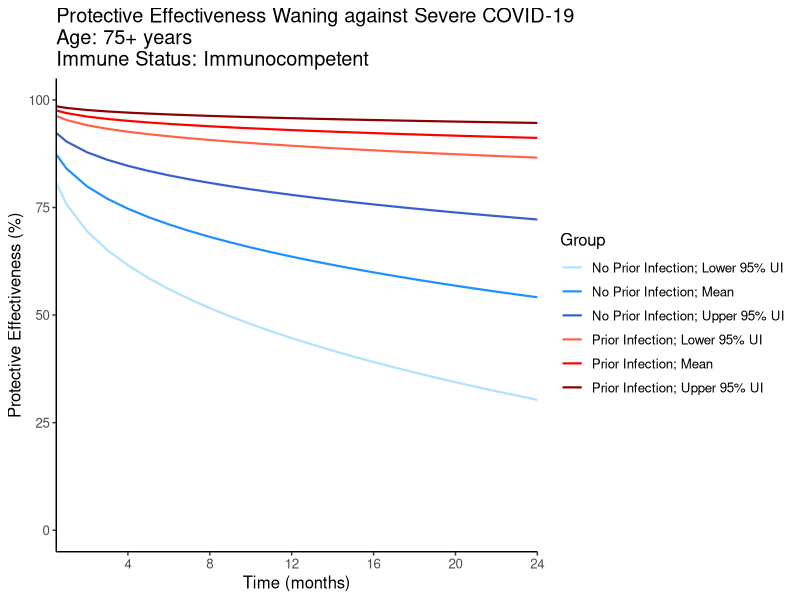
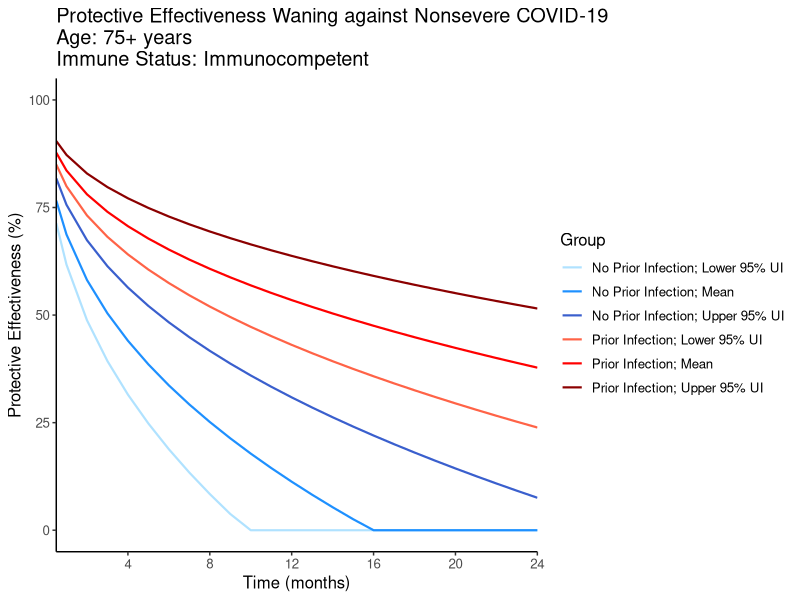

Recreate these plots in R, in order. (Note: this script raises an error after producing the figures.)
###################################################################################################
#Title: Plots for Waning Predictions
#Author: Hailey Park
#Date: August 27, 2023
###################################################################################################

rm(list=ls())

setwd(here::here())

#Loading in libraries
library(readr)
library(dplyr)
library(tidyverse)
library(ggplot2)
library(tidyr)
library(tibble)
library(reshape2)


#Load in dataset (can switch out with immunoMild and immunoSevere waning curves here)
severe_waning_data <- read.csv("results/waning-predictions/main/severe_waning_predictions_monthly.csv")[,-1]
nonsevere_waning_data <- read.csv("results/waning-predictions/main/nonsevere_waning_predictions_monthly.csv")[,-1]

severe_waning_data_mean <- severe_waning_data %>% filter(estimate == "mean")
severe_waning_data_upper <- severe_waning_data %>% filter(estimate == "upper")
severe_waning_data_lower <- severe_waning_data %>% filter(estimate == "lower")

nonsevere_waning_data_mean <- nonsevere_waning_data %>% filter(estimate == "mean")
nonsevere_waning_data_upper <- nonsevere_waning_data %>% filter(estimate == "upper")
nonsevere_waning_data_lower <- nonsevere_waning_data %>% filter(estimate == "lower")

###################################################################################################
#Plots with 95% UI by risk group

#combine datasets
combined_severe <- rbind(severe_waning_data_mean %>% mutate(estimate = 'Mean'),
                  severe_waning_data_upper %>% mutate(estimate = 'Upper 95% UI'),
                  severe_waning_data_lower %>% mutate(estimate = 'Lower 95% UI')) %>%
  mutate(group = if_else(prior_inf == 1, paste0("Prior Infection; ", estimate),
                         paste0("No Prior Infection; ", estimate)))
combined_nonsevere <- rbind(nonsevere_waning_data_mean %>% mutate(estimate = 'Mean'),
                         nonsevere_waning_data_upper %>% mutate(estimate = 'Upper 95% UI'),
                         nonsevere_waning_data_lower %>% mutate(estimate = 'Lower 95% UI')) %>%
  mutate(group = if_else(prior_inf == 1, paste0("Prior Infection; ", estimate),
                         paste0("No Prior Infection; ", estimate)))


#Loop through each age group and create plots
plot_list = list()
age_groups <- c("18-49 years", "50-64 years", "65-74 years", "75+ years")

for (i in 1:4) {
  age <- age_groups[i]
  age_data_severe <- combined_severe %>% filter(age_group == age) 
  age_data_nonsevere <- combined_nonsevere %>% filter(age_group == age) 
  
  
  p <- ggplot(age_data_severe, aes(x = months, y = ve_pred * 100, color = group)) +
    geom_line(linewidth = .75) +
    ggtitle(paste0("Protective Effectiveness Waning against Severe COVID-19\nAge: ", age, "\nImmune Status: Immunocompetent")) +
    ylab("Protective Effectiveness (%)")+
    xlab("Time (months)") +
    labs(color='Group') +
    ylim(0,100) +
    theme(panel.grid.major = element_blank(), panel.grid.minor = element_blank(),
          panel.background = element_blank(), axis.line = element_line(colour = "black"),
          text = element_text(size=12))+
    scale_x_continuous(breaks=c(0,4,8,12,16,20,24), expand = c(0, 0)) +
    scale_color_manual(values = c(
      "lightskyblue1",
      "dodgerblue1",
      "royalblue3",
      "tomato",
      "red",
      "red4"))
  
  plot_list[[i]] <- p
  

  p_nonsevere <- ggplot(age_data_nonsevere, aes(x = months, y = ve_pred * 100, color = group)) +
    geom_line(linewidth = .75) +
    ggtitle(paste0("Protective Effectiveness Waning against Nonsevere COVID-19\nAge: ", age, "\nImmune Status: Immunocompetent")) +
    ylab("Protective Effectiveness (%)")+
    xlab("Time (months)") +
    labs(color='Group') +
    ylim(0,100) +
    theme(panel.grid.major = element_blank(), panel.grid.minor = element_blank(),
          panel.background = element_blank(), axis.line = element_line(colour = "black"),
          text = element_text(size=12))+
    scale_x_continuous(breaks=c(0,4,8,12,16,20,24), expand = c(0, 0)) +
    scale_color_manual(values = c(
      "lightskyblue1",
      "dodgerblue1",
      "royalblue3",
      "tomato",
      "red",
      "red4"))
  
  plot_list[[i+4]] <- p_nonsevere
}

pdf("figures/appendix/waning-plots-immunocompetent.pdf")
for (i in 1:8) {
  print(plot_list[[i]])
}
dev.off()


  
  
  
  
